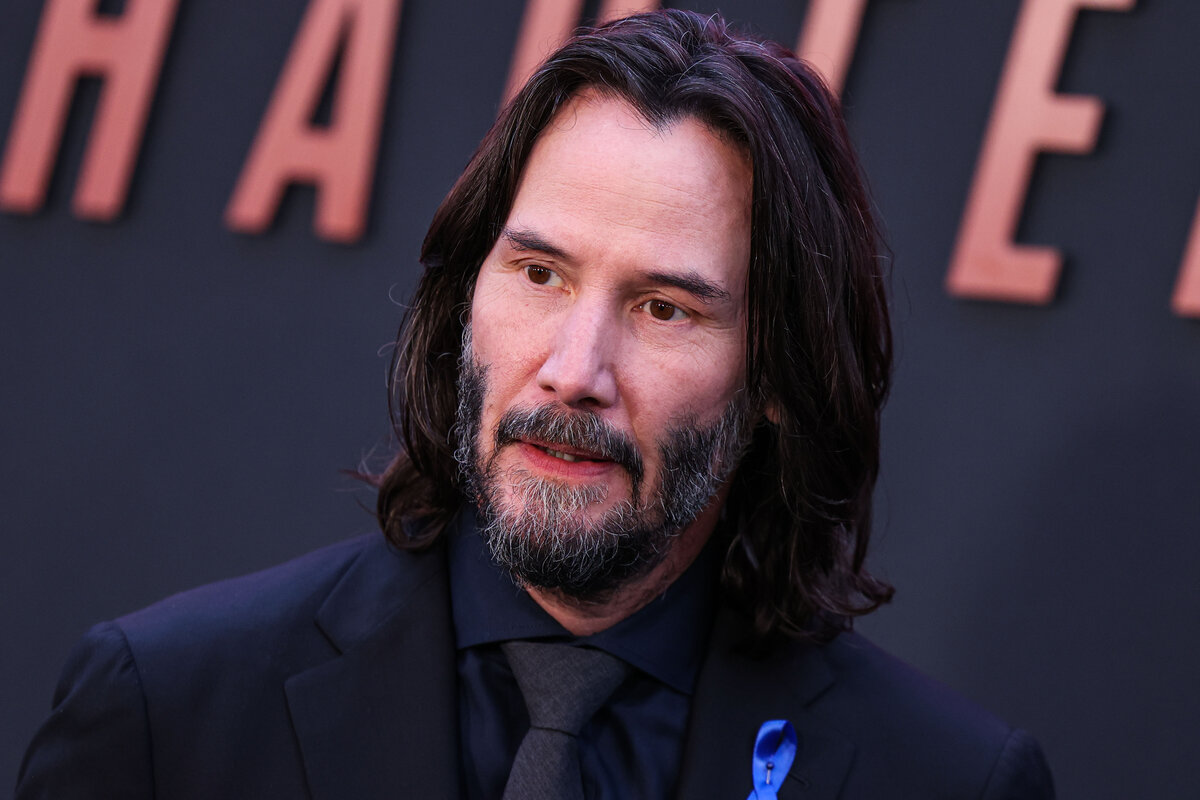
#> input picture 03_Open_CV/Chapter_02/Keanu-Reeves.jpeg, 1200 x 800 px, found by its file name
$ python 02_Crop_Img.py
#> lines starting #> are read from the running program, lines starting #| are printed output that depends on the picture
import cv2

image = cv2.imread('Chapter_02\Keanu-Reeves.jpeg')
#> image is the input picture: shape (800, 1200, 3); mean B, G, R 61.7, 48.9, 60.7

if image is None:
    print("Could not read the image.")
    exit()
else:
    cropped_image = image[20:600, 380:900]
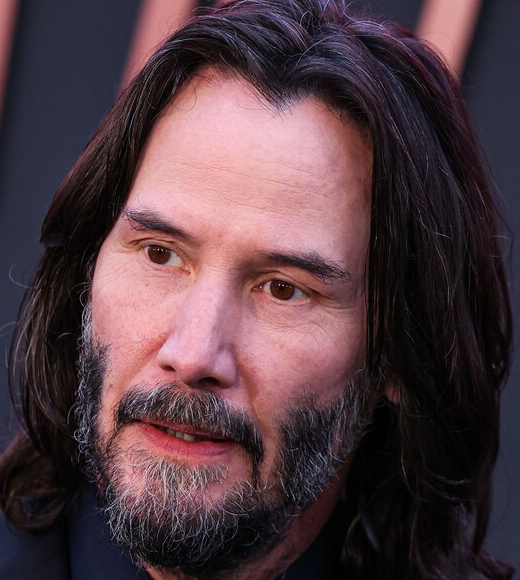
#> cropped_image: shape (580, 520, 3); mean B, G, R 66.2, 59.4, 82
    cv2.imshow("original", image)
    cv2.imshow('Cropped Image', cropped_image)
    cv2.waitKey(0)
    cv2.destroyAllWindows()

# Crop the image to focus on the face region
# Adjust the pixel values in the slicing as needed to get the desired crop
# image[y1:y2, x1:x2], y rows, x columns
